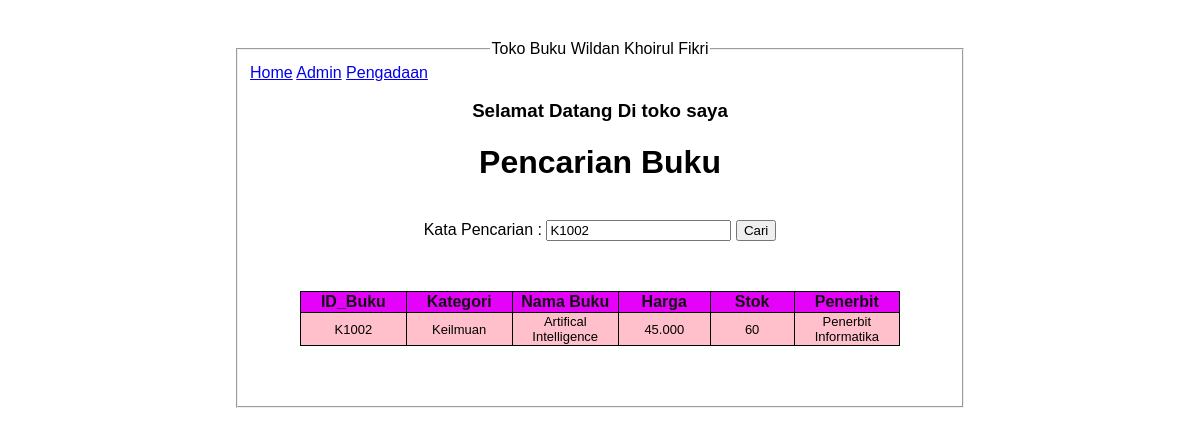
Screenshot of /index.php?kata_cari=K1002 with the database file from the repository.
### tables this page shows
CREATE TABLE `tabel_buku` (
  `id_buku` varchar(10) NOT NULL,
  `kategori` varchar(15) NOT NULL,
  `nama_buku` varchar(50) NOT NULL,
  `harga` varchar(10) NOT NULL,
  `stok` varchar(10) NOT NULL,
  `penerbit` varchar(50) NOT NULL
);

### index.php (the view, shortened to what this page needs)
<!DOCTYPE html>
<html lang='en'>
<head>
    <link rel="stylesheet" href="style.css">
</head>
<body>
<fieldset >
    <legend align="center">Toko Buku Wildan Khoirul Fikri</legend>
    <div class="nav">
        <a href="index.php">Home</a>
        <a href="admin.php">Admin</a>
        <a href="pengadaan.php">Pengadaan</a>
    </div>
    <h3 align="center">Selamat Datang Di toko saya</h3>
    <center><h1>Pencarian Buku</h1></center>
    <br>
    <div class="cari">
    <form method="GET" action="index.php">
    <label>Kata Pencarian : </label>
    <input type="text" name="kata_cari" value="<?php if(isset($_GET['kata_cari'])) { echo
    $_GET['kata_cari']; } ?>" />
    <button type="submit">Cari</button>
    </div>
    <table class="table-home">
        <thead class="dalam">
            <tr>
            <th>ID_Buku</th>
            <th>Kategori</th>
            <th>Nama Buku</th>
            <th>Harga</th>
            <th>Stok</th>
            <th>Penerbit</th>
            </tr>
        </thead>
        <tbody>
            <?php
            include 'koneksi.php';
            if(isset($_GET['kata_cari'])) {
            $kata_cari = $_GET['kata_cari'];
            $query = "SELECT * FROM tabel_buku WHERE id_buku like '%".$kata_cari."%' OR
            nama_buku like '%".$kata_cari."%' OR
            kategori like '%".$kata_cari."%' ORDER BY id_buku ASC";
            } else {
            $query = "SELECT * FROM tabel_buku ORDER BY id_buku ASC";
            }
            $result = mysqli_query($koneksi, $query);
            while ($row = mysqli_fetch_assoc($result)) {
        ?>
                <tr align="center">
                    <td><?php echo $row['id_buku']; ?></td>
                    <td><?php echo $row['kategori']; ?></td>
                    <td><?php echo $row['nama_buku']; ?></td>
                    <td><?php echo $row['harga']; ?></td>
                    <td><?php echo $row['stok']; ?></td>
                    <td><?php echo $row['penerbit']; ?></td>
                </tr>
        <?php
        }
        ?>
    </tbody>
    </table>
    </fieldset>
    </body>
    </html>

### style.css (style rules this page uses)
fieldset { width: 400px; margin:auto; }
.cari { text-align: center; }
body { margin: 40px; font-family: Arial, Helvetica, sans-serif ; }
.table-home { margin: 50px; border-radius: 4px; }
table { width: 600px; font-size: 13px; color:black; border-collapse: collapse; align-items: center; }
table thead { color: rgb(19, 18, 18); font-size: 16px; width: 100%; }
table th { border: 1px solid black; background-color: rgb(228, 3, 248); width: 50px; }
table td { border: 1px solid black; background-color: pink; width: 200px; }

### rows the page displays
tabel_buku: id_buku "K1002", kategori "Keilmuan", nama_buku "Artifical Intelligence", harga "45.000", stok "60", penerbit "Penerbit Informatika"
